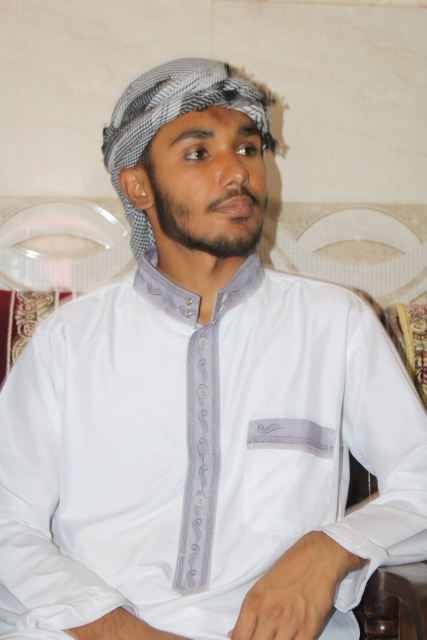
#> input picture Computer vision Class/training images/Konain Worsi/IMG-20240506-WA0014.jpg, 853 x 1280 px (shown at 1/2 size); its folder holds 3 pictures in this run
$ python Face_Detection_in_photos.py
#> lines starting #> are read from the running program, lines starting #| are printed output that depends on the picture; after the words box and inside, x2 and y2 are one past the last pixel; in counts of white or black regions, pixels touching at a corner belong together
import cv2 as cv
import numpy as np
import os # to navigate files/ folders

# haarcascade load
face_cascade = cv.CascadeClassifier(cv.data.haarcascades + 'haarcascade_frontalface_default.xml')

# load recognizer
recognizer = cv.face.LBPHFaceRecognizer_create()

dataset_path = 'training images'

faces = []
labels = []

labels_to_name = {}
current_label = 0

for person_name in os.listdir(dataset_path):
    person_folder = os.path.join(dataset_path, person_name)

    if not os.listdir(person_folder):
        continue

    labels_to_name[current_label] = person_name

    for image_name in os.listdir(person_folder):
        image_path = os.path.join(person_folder, image_name)

        image = cv.imread(image_path, cv.IMREAD_GRAYSCALE)
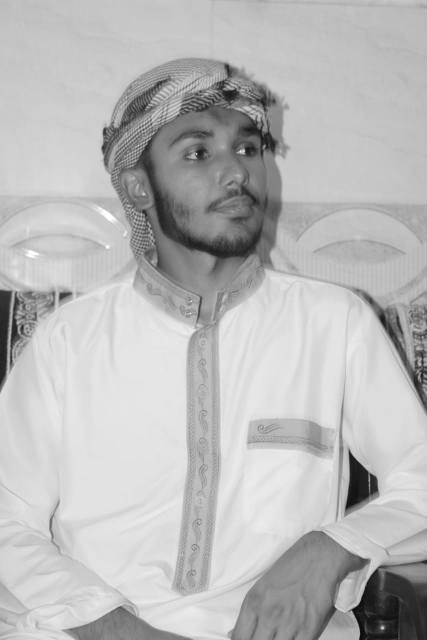
#> image: shape (1280, 853) (shown at 1/2 size); min 2, max 255, mean 185.5

        if image is None:
            continue

        face_rect = face_cascade.detectMultiScale(image, scaleFactor = 1.1, minNeighbors = 5)
#> face_rect = ()

        for (x, y, w, h) in face_rect:
            face_roi = image[y:y + h, x:x + w]
            face_resize = cv.resize(face_roi, (300, 300))

            faces.append(face_resize)
            labels.append(current_label)
#> this loop made 0 passes
#> after the loop, faces = []; labels = []

    current_label += 1
#> current_label = 1


faces = np.array(faces)
labels = np.array(labels)

recognizer.train(faces, labels)
print('✅ Training complete!')

test_img = cv.imread(r'pictures\IMG_20230916_154030_516.jpg')
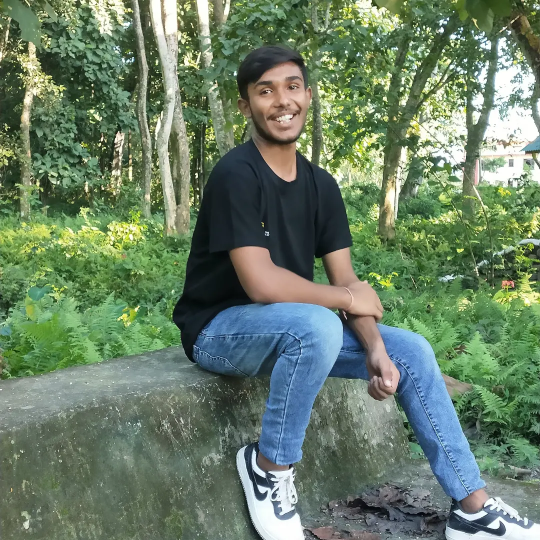
#> input picture Computer vision Class/pictures/IMG_20230916_154030_516.jpg, 1080 x 1080 px, found by its file name (shown at 1/2 size)
#> test_img is the input picture: shape (1080, 1080, 3); mean B, G, R 103, 126.7, 105.5
test_resize = cv.resize(test_img, (700, 700))
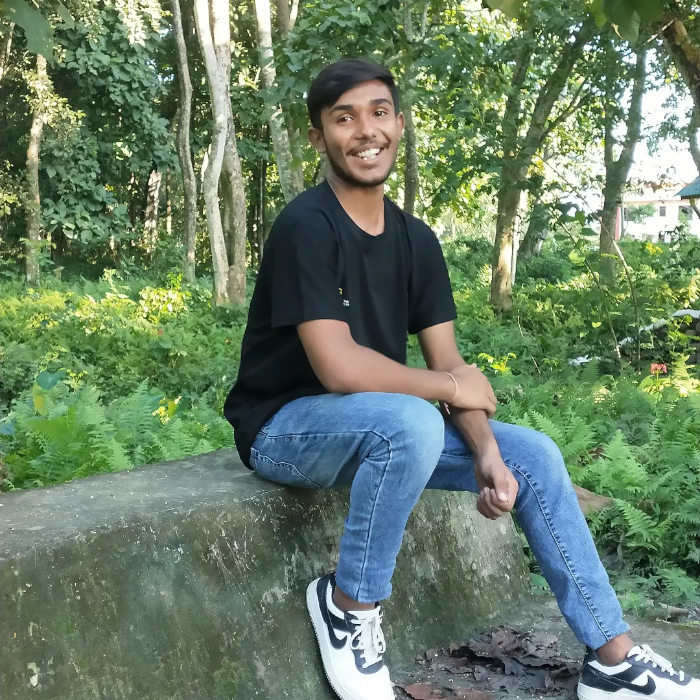
#> test_resize: shape (700, 700, 3); mean B, G, R 102.9, 126.5, 105.4
test_grey = cv.cvtColor(test_resize, cv.COLOR_BGR2GRAY)
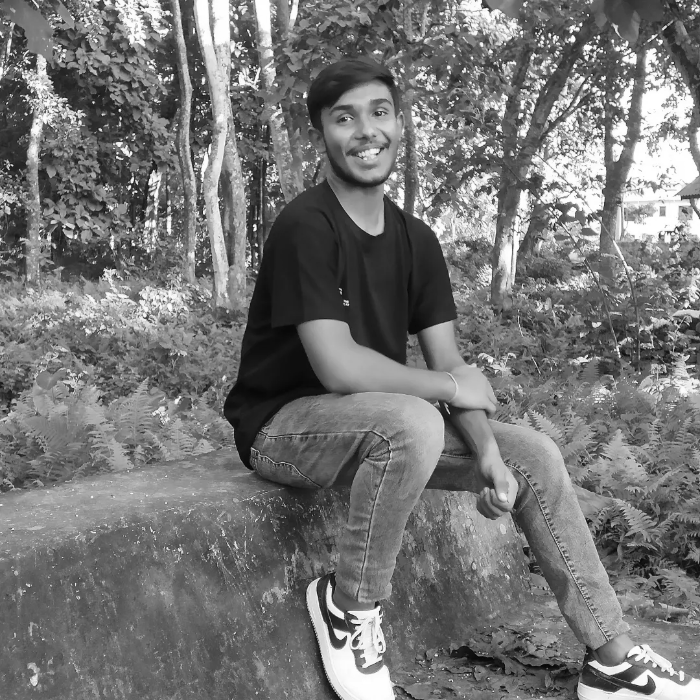
#> test_grey: shape (700, 700); min 3, max 255, mean 117.5

test_faces = face_cascade.detectMultiScale(test_grey, scaleFactor = 1.1, minNeighbors = 5)
#> test_faces = [[559, 196, 58, 58], [319, 76, 93, 93]]


for (x, y, w, h) in test_faces:
    face_roi = test_grey[y:y + h, x:x + w]
    face_resize = cv.resize(face_roi, (300, 300))

    label, confidence = recognizer.predict(face_resize)


    person_name = labels_to_name[label]

    cv.rectangle(test_resize, (x ,y), (x + w, y + h), (0, 255, 0), 2)
    text = f'{person_name}  ({round(confidence, 2)})'
    cv.putText(test_resize, text, (x , y - 10), cv.FONT_HERSHEY_COMPLEX, 0.7, (0,0,180), 2)
#> this loop made 2 passes
#> (x, y, w, h, label, confidence, person_name, text) on passes 1 to 2: (559, 196, 58, 58, 0, 71.78, 'Konain Worsi', 'Konain Worsi  (71.78)'), (319, 76, 93, 93, 0, 66.08, 'Konain Worsi', 'Konain Worsi  (66.08)')
#> pass 1, `face_resize = cv.resize(face_roi, (300, 300))`:
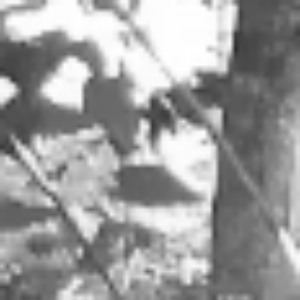
#> face_resize: shape (300, 300); min 41, max 255, mean 156.1
#> pass 2, `face_resize = cv.resize(face_roi, (300, 300))`:
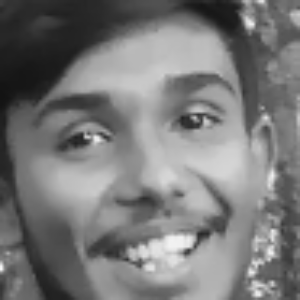
#> face_resize: shape (300, 300); min 19, max 245, mean 120.9
#> after the loop:
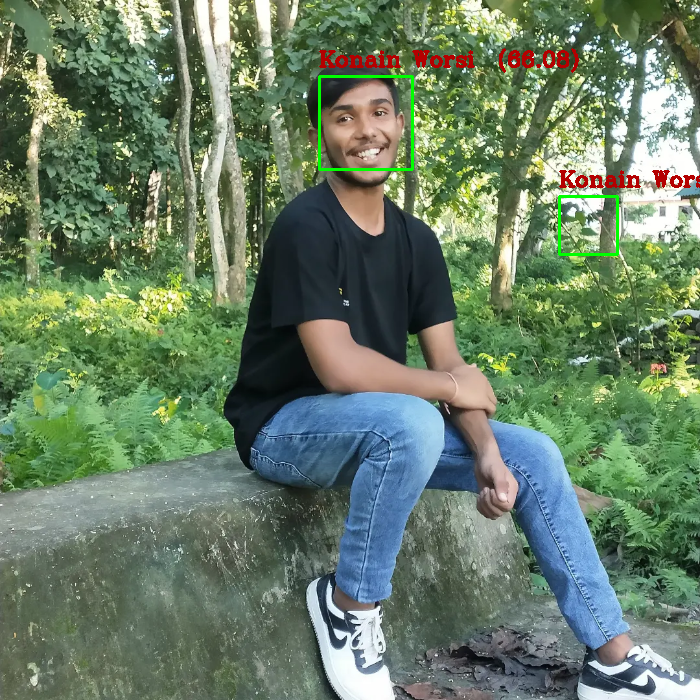
#> test_resize: shape (700, 700, 3); 1.02% of pixels changed, all inside (x1, y1, x2, y2) = (318, 48, 700, 256)


cv.imshow('Recognition Result', test_resize)
cv.waitKey(0)
cv.destroyAllWindows()
